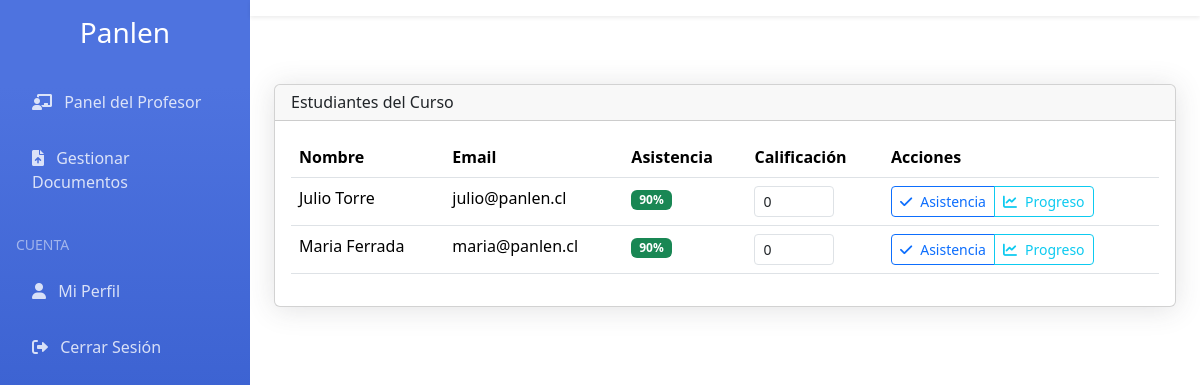
The page /moderator/curso/4/students/ (signed in) on the database its author committed.
### accounts/models.py (models this page shows)
class User(AbstractUser):
    USER_TYPE_CHOICES = (
        ('student', 'Estudiante'),
        ('moderator', 'Profesor'),
        ('admin', 'Administrador'),
    )
    user_type = models.CharField(max_length=10, choices=USER_TYPE_CHOICES, default='student')
    specialization = models.CharField(max_length=100, blank=True, null=True, help_text='Especialización del profesor')
    class Meta:
        db_table = 'users'

### moderator/views.py (the view)
# urls.py: path('curso/<int:curso_id>/students/', views.manage_students, name='manage_students'),
@login_required
@user_passes_test(is_moderator)
def manage_students(request, curso_id):
    curso = get_object_or_404(Curso, id=curso_id, moderators=request.user)
    students = curso.members.all()
    if request.method == 'POST':
        pass
    context = {
        'curso': curso,
        'students': students,
    }
    return render(request, 'moderator/manage_students.html', context)

### moderator/views.py (called while the page is built)
def is_moderator(user):
    return user.user_type == 'moderator'

### moderator/templates/moderator/manage_students.html (shortened to what this page needs)
{% extends "base.html" %}
{% block content %}
<div class="row">
    <div class="col-12">
        <div class="card">
            <div class="card-header">
                <h6 class="mb-0">Estudiantes del Curso</h6>
            </div>
            <div class="card-body">
                {% if students %}
                <div class="table-responsive">
                    <table class="table">
                        <thead>
                            <tr>
                                <th>Nombre</th>
                                <th>Email</th>
                                <th>Asistencia</th>
                                <th>Calificación</th>
                                <th>Acciones</th>
                            </tr>
                        </thead>
                        <tbody>
                            {% for student in students %}
                            <tr>
                                <td>{{ student.get_full_name|default:student.username }}</td>
                                <td>{{ student.email }}</td>
                                <td>
                                    <span class="badge bg-success">90%</span>
                                </td>
                                <td>
                                    <input type="number" class="form-control form-control-sm" style="width: 80px"
                                           min="0" max="100" value="0">
                                </td>
                                <td>
                                    <div class="btn-group">
                                        <button type="button" class="btn btn-outline-primary btn-sm"
                                                onclick="markAttendance('{{ student.id }}')">
                                            <i class="fas fa-check me-2"></i>Asistencia
                                        </button>
                                        <a href="{% url 'moderator:student_progress' curso.id student.id %}"
                                           class="btn btn-outline-info btn-sm">
                                            <i class="fas fa-chart-line me-2"></i>Progreso
                                        </a>
                                    </div>
                                </td>
                            </tr>
                            {% endfor %}
                        </tbody>
                    </table>
                </div>
                {% else %}
                <div class="text-center py-5">
                    <i class="fas fa-user-graduate fa-3x mb-3 text-muted"></i>
                    <h5>No hay estudiantes inscritos</h5>
                    <p class="text-muted">Este curso aún no tiene estudiantes asignados.</p>
                </div>
                {% endif %}
            </div>
        </div>
    </div>
</div>
{% endblock %}

### templates/base.html (style rules this page uses)
:root { --primary-color: #4e73df; --secondary-color: #858796; --sidebar-width: 250px; }
.card { box-shadow: 0 .15rem 1.75rem 0 rgba(58,59,69,.15); }

### rows shown on the page
User: get_full_name "Julio Torre", email "julio@panlen.cl"
User: get_full_name "Maria Ferrada", email "maria@panlen.cl"
